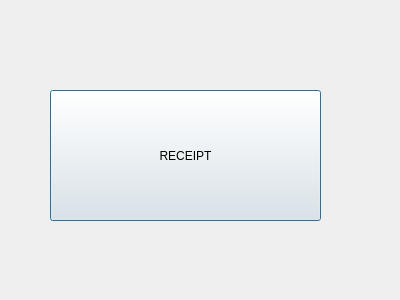
<?xml version="1.0" encoding="UTF-8"?>
<ui version="4.0">
 <class>Summary</class>
 <widget class="QDialog" name="Summary">
  <property name="geometry">
   <rect>
    <x>0</x>
    <y>0</y>
    <width>400</width>
    <height>300</height>
   </rect>
  </property>
  <property name="windowTitle">
   <string>Dialog</string>
  </property>
  <widget class="QPushButton" name="pushButton">
   <property name="geometry">
    <rect>
     <x>50</x>
     <y>90</y>
     <width>271</width>
     <height>131</height>
    </rect>
   </property>
   <property name="text">
    <string>RECEIPT</string>
   </property>
  </widget>
 </widget>
 <resources/>
 <connections/>
</ui>
